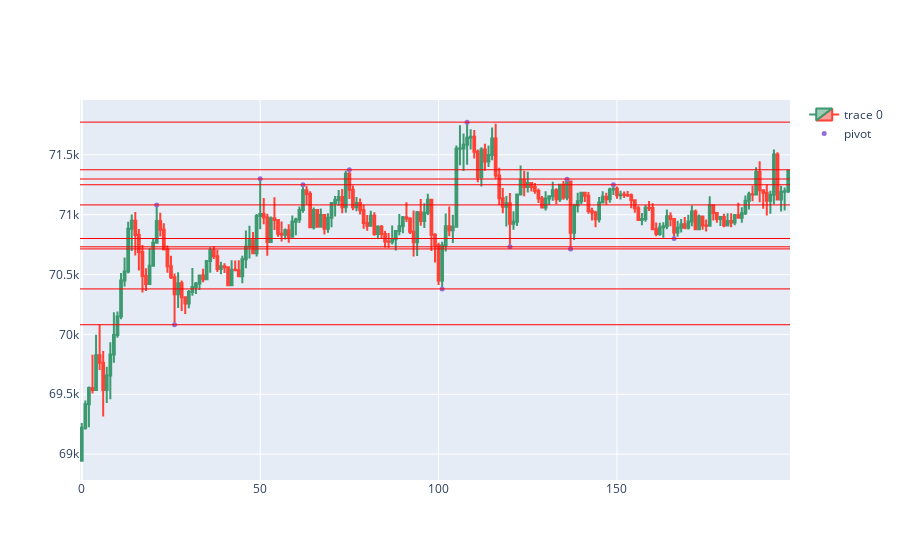

Write notebook code for a chart like this one.
### Code cell
# Функция для анализа локальных уровней
def analyze_local_levels(df, window_size, n_clusters):
    local_levels = []
    for start in range(0, len(df) - window_size, window_size):
        end = start + window_size
        local_pivot_points = df.iloc[start:end]
        local_pivot_prices = local_pivot_points['pointpos'].dropna().values.reshape(-1, 1)
        
        if len(local_pivot_prices) > 0:
            kmeans = KMeans(n_clusters=n_clusters, random_state=0).fit(local_pivot_prices)
            local_levels.append(kmeans.cluster_centers_)
    
    return np.array(local_levels).reshape(-1, 1)

# Анализ локальных уровней
window_size = 100  # Примерное количество точек данных в одном окне
n_clusters = 5  # Количество кластеров для локального анализа
local_levels = analyze_local_levels(pivot_points, window_size, n_clusters)

# Визуализация глобальных и локальных уровней
dfpl = df[0:800]
fig = go.Figure(data=[go.Candlestick(x=dfpl.index,
                open=dfpl['open'],
                high=dfpl['high'],
                low=dfpl['low'],
                close=dfpl['close'])])

fig.add_scatter(x=pivot_points.index, y=pivot_points['pointpos'], mode="markers",
                marker=dict(size=5, color="MediumPurple"),
                name="pivot")

for level in resistance_support_levels:
    fig.add_hline(y=level[0], line=dict(color='Red', width=1))

for level in local_levels:
    fig.add_hline(y=level[0], line=dict(color='Blue', width=1, dash='dash'))

fig.update_layout(xaxis_rangeslider_visible=False)
fig.show()

### Figure 1 — Plotly figure (JSON) as saved in the notebook; plotly's stock layout.template omitted (floating-point values rounded to 4 significant figures; data arrays with more than 128 entries replaced by an {"elided": "..."} marker saying what was removed)
{"data": [{"close": {"elided": "199 float values"}, "high": {"elided": "199 float values"}, "low": {"elided": "199 float values"}, "open": {"elided": "199 float values"}, "type": "candlestick", "x": {"elided": "199 int values"}}, {"marker": {"color": "MediumPurple", "size": 5}, "mode": "markers", "name": "pivot", "type": "scatter", "x": [21, 26, 50, 62, 75, 101, 108, 120, 136, 137, 149, 166], "y": [71080.0, 70080.0, 71300.0, 71250.0, 71380.0, 70380.0, 71770.0, 70730.0, 71300.0, 70710.0, 71250.0, 70800.0]}], "layout": {"shapes": [{"line": {"color": "Red", "width": 1}, "type": "line", "x0": 0, "x1": 1, "xref": "x domain", "y0": 71770.0, "y1": 71770.0, "yref": "y"}, {"line": {"color": "Red", "width": 1}, "type": "line", "x0": 0, "x1": 1, "xref": "x domain", "y0": 70730.0, "y1": 70730.0, "yref": "y"}, {"line": {"color": "Red", "width": 1}, "type": "line", "x0": 0, "x1": 1, "xref": "x domain", "y0": 71250.0, "y1": 71250.0, "yref": "y"}, {"line": {"color": "Red", "width": 1}, "type": "line", "x0": 0, "x1": 1, "xref": "x domain", "y0": 70380.0, "y1": 70380.0, "yref": "y"}, {"line": {"color": "Red", "width": 1}, "type": "line", "x0": 0, "x1": 1, "xref": "x domain", "y0": 71080.0, "y1": 71080.0, "yref": "y"}, {"line": {"color": "Red", "width": 1}, "type": "line", "x0": 0, "x1": 1, "xref": "x domain", "y0": 70080.0, "y1": 70080.0, "yref": "y"}, {"line": {"color": "Red", "width": 1}, "type": "line", "x0": 0, "x1": 1, "xref": "x domain", "y0": 71380.0, "y1": 71380.0, "yref": "y"}, {"line": {"color": "Red", "width": 1}, "type": "line", "x0": 0, "x1": 1, "xref": "x domain", "y0": 70800.0, "y1": 70800.0, "yref": "y"}, {"line": {"color": "Red", "width": 1}, "type": "line", "x0": 0, "x1": 1, "xref": "x domain", "y0": 71300.0, "y1": 71300.0, "yref": "y"}, {"line": {"color": "Red", "width": 1}, "type": "line", "x0": 0, "x1": 1, "xref": "x domain", "y0": 70710.0, "y1": 70710.0, "yref": "y"}], "xaxis": {"rangeslider": {"visible": false}}}}
